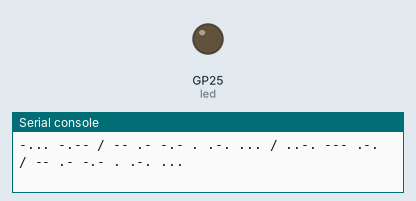
Simulated run of this program. Board: Raspberry Pi Pico running MicroPython. Shown: output pins drawn as LEDs (lit = HIGH), the last lines printed to the serial console.

Above: at 0.2 s.
At 23.35 s:
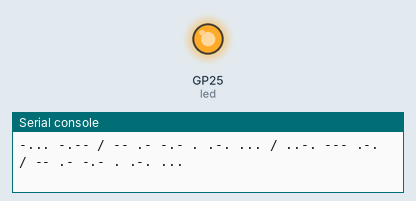
Timing chart, 0 to 23.9 s (numbered marks = the images above):
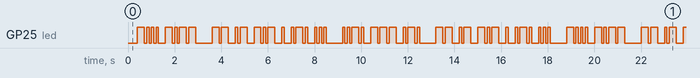

The program:

morse.py
```python
from machine import Pin
from utime import sleep_ms


DELAY = 100                # casova jednotka v ms, urcuje rychlost
DELAY_DOT = 1 * DELAY      # tecka trva 1 cj
DELAY_DASH = 3 * DELAY     # carka trva 2 cj
DELAY_SYMBOLS = 1 * DELAY  # prodleva mezi jednotlivymi symboly je 1 cj
DELAY_LETTERS = 3 * DELAY  # prodleva mezi pismeny jsou 3 cj
DELAY_WORDS = 7 * DELAY    # prodleva mezi slovy je 7 cj

table = {
    'a': '.-',
    'b': '-...',
    'c': '-.-.',
    'd': '-..',
    'e': '.',
    'f': '..-.',
    'g': '--.',
    'h': '....',
    'i': '..',
    'j': '.---',
    'k': '-.-',
    'l': '.-..',
    'm': '--',
    'n': '-.',
    'o': '---',
    'p': '.--.',
    'q': '--.-',
    'r': '.-.',
    's': '...',
    't': '-',
    'u': '..-',
    'v': '...-',
    'w': '.--',
    'x': '-..-',
    'y': '-.--',
    'z': '--..'
    }


def blink(time):
    global led
    led.on()
    sleep_ms(time)
    led.off()


def blink_letter(letter):
    for item in table[letter]:
        if item == '.':
            blink(DELAY_DOT)
        elif item == '-':
            blink(DELAY_DASH)
        sleep_ms(DELAY_SYMBOLS)


def blink_morse(string):
    for letter in string.lower():
        if letter == ' ':
            sleep_ms(DELAY_WORDS - DELAY_LETTERS)
        else:
            blink_letter(letter)
            sleep_ms(DELAY_LETTERS - DELAY_SYMBOLS)


def make_morse_string(string):
    morse_string = ''
    for letter in string.lower():
        if letter == ' ':
            morse_string += '/ '
        else:
            morse_string += table[letter] + ' '
    return morse_string


led = Pin(25, Pin.OUT)

sentence = 'by Makers for Makers'

while True:
    print(sentence)
    print(make_morse_string(sentence))
    print()

    sleep_ms(DELAY_WORDS - DELAY_LETTERS)
    blink_morse(sentence)
```

Measured:
- by itself, GP25 (led): moves between LOW and HIGH, repeating every 18.4 s
- by itself, everything shown: repeats every 18.4 s, in 92 steps
